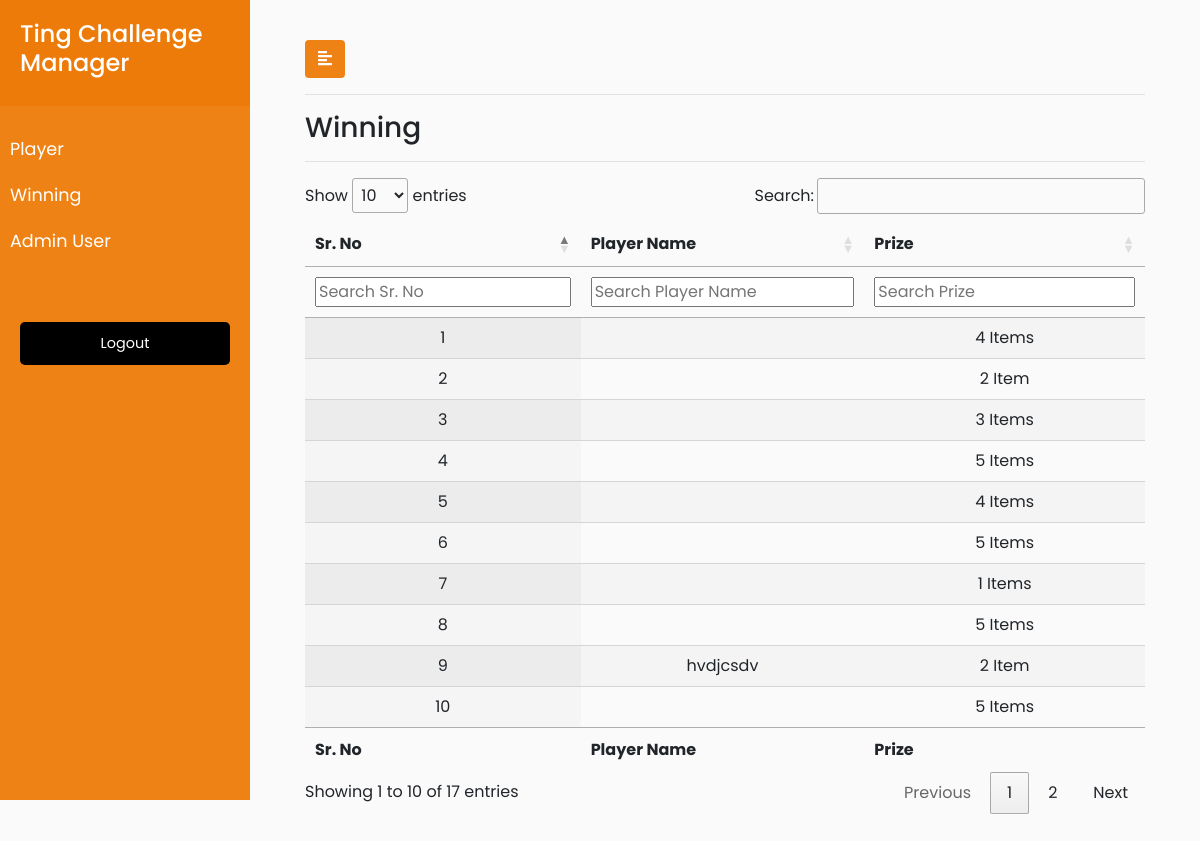
The page /all_winners on the database its author committed.
### ting_hiring_challenge_app/models.py (models this page shows, shortened)
class PlayerWinnings(models.Model):
    player_name = models.ForeignKey(PlayerRegistration, on_delete = models.CASCADE)
    player_winning = models.CharField(max_length=100)
    created_at = models.DateTimeField(default=timezone.now,blank='True')
    updated_at = models.DateTimeField(default=timezone.now,blank='True')

class PlayerRegistration(models.Model):
    player_name = models.CharField(max_length=200,blank='True')
    player_gender = models.CharField(max_length=200,blank='True')
    player_mobile_no = models.CharField(max_length=20,blank='True')
    player_email = models.CharField(max_length=100)
    player_address = models.TextField(max_length=900,blank=True)
    player_retry = models.BooleanField(default=True)
    created_at = models.DateTimeField(default=timezone.now,blank='True')
    updated_at = models.DateTimeField(default=timezone.now,blank='True')

### ting_hiring_challenge_app/views.py (the view)
# urls.py: path('all_winners',views.all_winners,name='all_winners'),
def all_winners(request):
    winners_list=PlayerWinnings.objects.all()
    data={'winners_list':winners_list}
    return render(request, 'ting_hiring_challenge_app/winning_table.html',data)

### ting_hiring_challenge_app/templates/ting_hiring_challenge_app/winning_table.html (shortened to what this page needs)
{% extends 'ting_hiring_challenge_app/base.html' %}
{% load static %}
{% block content %}
<h3>Winning</h3>
                <hr>
<div>
    <table id="test_table" class="display" style="width:  100%">
        <thead>
            <tr>
                <th>Sr. No</th>
                <th>Player Name</th>
                <th>Prize</th>
            </tr>
            <tr>
                <th>Sr. No</th>
                <th>Player Name</th>
                <th>Prize</th>
            </tr>
        </thead>
        <tbody>
        {% for player in winners_list %}
            <tr>
                <td>{{forloop.counter}}</td>
                <td>{{player.player_name.player_name}}</td>
                <td>{{player.player_winning}}</td>
            </tr>
            {% endfor %}
        </tbody>
        <tfoot>
            <tr>
                <th>Sr. No</th>
                <th>Player Name</th>
                <th>Prize</th>
            </tr>
        </tfoot>
    </table>
</div>
{% endblock %}

### ting_hiring_challenge_app/static/ting_hiring_challenge_app/css/style.css (style rules this page uses)
body { font-family: 'Poppins', sans-serif; background: #fafafa; }
#test_table { text-align: center; }

### rows shown on the page
PlayerWinnings: player_winning "4 Items"
PlayerWinnings: player_winning "2 Item"
PlayerWinnings: player_winning "3 Items"
PlayerWinnings: player_winning "5 Items"
PlayerWinnings: player_winning "4 Items"
PlayerWinnings: player_winning "5 Items"
PlayerWinnings: player_winning "1 Items"
PlayerWinnings: player_winning "5 Items"
PlayerWinnings: player_name.player_name "hvdjcsdv", player_winning "2 Item"
PlayerWinnings: player_winning "5 Items"
